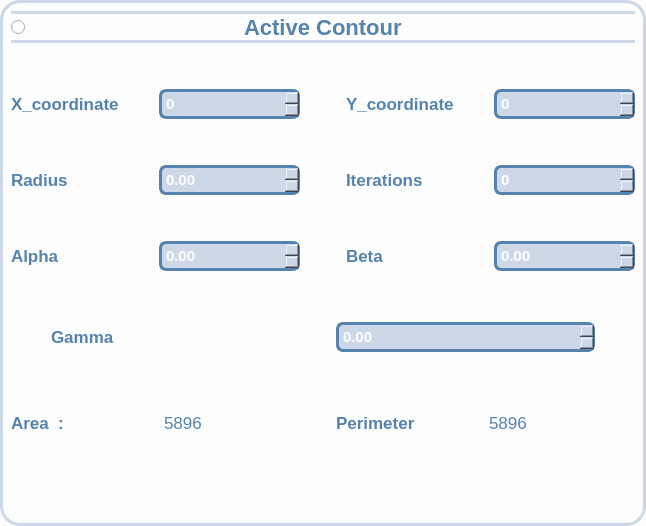
              <widget class="QWidget" name="widget_10" native="true">
               <property name="sizePolicy">
                <sizepolicy hsizetype="Expanding" vsizetype="Expanding">
                 <horstretch>0</horstretch>
                 <verstretch>0</verstretch>
                </sizepolicy>
               </property>
               <property name="styleSheet">
                <string notr="true">
background:#fdfdfd;
  border: 3px solid #ccd8e8;
  border-radius: 20px;</string>
               </property>
               <layout class="QHBoxLayout" name="horizontalLayout_19">
                <item>
                 <layout class="QVBoxLayout" name="verticalLayout_8">
                  <item>
                   <widget class="QRadioButton" name="RadioButton_ActiveContour">
                    <property name="font">
                     <font>
                      <pointsize>-1</pointsize>
                      <bold>true</bold>
                     </font>
                    </property>
                    <property name="styleSheet">
                     <string notr="true">Font-size:22px;
font-weight:bold;
background:#fdfdfd;
color:#5583ad;
 border-top: 3px solid #ccd8e8;
 border-bottom: 3px solid#ccd8e8;
border-left:None;
border-right:None;
</string>
                    </property>
                    <property name="text">
                     <string>                                   Active Contour                                      </string>
                    </property>
                    <property name="checked">
                     <bool>false</bool>
                    </property>
                   </widget>
                  </item>
                  <item>
                   <spacer name="verticalSpacer_8">
                    <property name="orientation">
                     <enum>Qt::Orientation::Vertical</enum>
                    </property>
                    <property name="sizeHint" stdset="0">
                     <size>
                      <width>20</width>
                      <height>40</height>
                     </size>
                    </property>
                   </spacer>
                  </item>
                  <item>
                   <layout class="QHBoxLayout" name="horizontalLayout_20">
                    <item>
                     <widget class="QLabel" name="label_param_3">
                      <property name="font">
                       <font>
                        <pointsize>-1</pointsize>
                        <bold>true</bold>
                       </font>
                      </property>
                      <property name="styleSheet">
                       <string notr="true">Font-size:17px;
font-weight:bold;
background:#fdfdfd;
color:#5583ad;

border:None;</string>
                      </property>
                      <property name="text">
                       <string>X_coordinate</string>
                      </property>
                     </widget>
                    </item>
                    <item>
                     <widget class="QSpinBox" name="rg_threshold_spinbox_3">
                      <property name="font">
                       <font>
                        <pointsize>-1</pointsize>
                        <bold>true</bold>
                       </font>
                      </property>
                      <property name="styleSheet">
                       <string notr="true">Font-size:15px;
font-weight:bold;
background: #ccd8e8;
color:white;
border:3px solid black;
padding:2px;
border-radius:7px;
 border: 3px solid#5583ad;;</string>
                      </property>
                     </widget>
                    </item>
                    <item>
                     <spacer name="horizontalSpacer_49">
                      <property name="orientation">
                       <enum>Qt::Orientation::Vertical</enum>
                      </property>
                      <property name="sizeHint" stdset="0">
                       <size>
                        <width>40</width>
                        <height>20</height>
                       </size>
                      </property>
                     </spacer>
                    </item>
                    <item>
                     <widget class="QLabel" name="label_param_6">
                      <property name="font">
                       <font>
                        <pointsize>-1</pointsize>
                        <bold>true</bold>
                       </font>
                      </property>
                      <property name="styleSheet">
                       <string notr="true">Font-size:17px;
font-weight:bold;
background:#fdfdfd;
color:#5583ad;

border:None;</string>
                      </property>
                      <property name="text">
                       <string>Y_coordinate</string>
                      </property>
                     </widget>
                    </item>
                    <item>
                     <widget class="QSpinBox" name="rg_threshold_spinbox_4">
                      <property name="font">
                       <font>
                        <pointsize>-1</pointsize>
                        <bold>true</bold>
                       </font>
                      </property>
                      <property name="styleSheet">
                       <string notr="true">Font-size:15px;
font-weight:bold;
background: #ccd8e8;
color:white;
border:3px solid black;
padding:2px;
border-radius:7px;
 border: 3px solid#5583ad;;</string>
                      </property>
                     </widget>
                    </item>
                   </layout>
                  </item>
                  <item>
                   <spacer name="verticalSpacer_9">
                    <property name="orientation">
                     <enum>Qt::Orientation::Vertical</enum>
                    </property>
                    <property name="sizeHint" stdset="0">
                     <size>
                      <width>20</width>
                      <height>40</height>
                     </size>
                    </property>
                   </spacer>
                  </item>
                  <item>
                   <layout class="QHBoxLayout" name="horizontalLayout_29">
                    <item>
                     <widget class="QLabel" name="label_param_15">
                      <property name="font">
                       <font>
                        <pointsize>-1</pointsize>
                        <bold>true</bold>
                       </font>
                      </property>
                      <property name="styleSheet">
                       <string notr="true">Font-size:17px;
font-weight:bold;
background:#fdfdfd;
color:#5583ad;

border:None;</string>
                      </property>
                      <property name="text">
                       <string>Radius</string>
                      </property>
                     </widget>
                    </item>
                    <item>
                     <widget class="QDoubleSpinBox" name="rg_threshold_spinbox_13">
                      <property name="font">
                       <font>
                        <pointsize>-1</pointsize>
                        <bold>true</bold>
                       </font>
                      </property>
                      <property name="styleSheet">
                       <string notr="true">Font-size:15px;
font-weight:bold;
background: #ccd8e8;
color:white;
border:3px solid black;
padding:2px;
border-radius:7px;
 border: 3px solid#5583ad;;</string>
                      </property>
                     </widget>
                    </item>
                    <item>
                     <spacer name="horizontalSpacer_47">
                      <property name="orientation">
                       <enum>Qt::Orientation::Vertical</enum>
                      </property>
                      <property name="sizeHint" stdset="0">
                       <size>
                        <width>40</width>
                        <height>20</height>
                       </size>
                      </property>
                     </spacer>
                    </item>
                    <item>
                     <widget class="QLabel" name="label_param_16">
                      <property name="font">
                       <font>
                        <pointsize>-1</pointsize>
                        <bold>true</bold>
                       </font>
                      </property>
                      <property name="styleSheet">
                       <string notr="true">Font-size:17px;
font-weight:bold;
background:#fdfdfd;
color:#5583ad;

border:None;</string>
                      </property>
                      <property name="text">
                       <string>Iterations</string>
                      </property>
                     </widget>
                    </item>
                    <item>
                     <widget class="QSpinBox" name="rg_threshold_spinbox_14">
                      <property name="font">
                       <font>
                        <pointsize>-1</pointsize>
                        <bold>true</bold>
                       </font>
                      </property>
                      <property name="styleSheet">
                       <string notr="true">Font-size:15px;
font-weight:bold;
background: #ccd8e8;
color:white;
border:3px solid black;
padding:2px;
border-radius:7px;
 border: 3px solid#5583ad;;</string>
                      </property>
                     </widget>
                    </item>
                   </layout>
                  </item>
                  <item>
                   <spacer name="verticalSpacer_15">
                    <property name="orientation">
                     <enum>Qt::Orientation::Vertical</enum>
                    </property>
                    <property name="sizeHint" stdset="0">
                     <size>
                      <width>20</width>
                      <height>40</height>
                     </size>
                    </property>
                   </spacer>
                  </item>
                  <item>
                   <layout class="QHBoxLayout" name="horizontalLayout_26">
                    <item>
                     <widget class="QLabel" name="label_param_7">
                      <property name="font">
                       <font>
                        <pointsize>-1</pointsize>
                        <bold>true</bold>
                       </font>
                      </property>
                      <property name="styleSheet">
                       <string notr="true">Font-size:17px;
font-weight:bold;
background:#fdfdfd;
color:#5583ad;

border:None;</string>
                      </property>
                      <property name="text">
                       <string>Alpha</string>
                      </property>
                     </widget>
                    </item>
                    <item>
                     <widget class="QDoubleSpinBox" name="rg_threshold_spinbox_5">
                      <property name="font">
                       <font>
                        <pointsize>-1</pointsize>
                        <bold>true</bold>
                       </font>
                      </property>
                      <property name="styleSheet">
                       <string notr="true">Font-size:15px;
font-weight:bold;
background: #ccd8e8;
color:white;
border:3px solid black;
padding:2px;
border-radius:7px;
 border: 3px solid#5583ad;;</string>
                      </property>
                     </widget>
                    </item>
                    <item>
                     <spacer name="horizontalSpacer_43">
                      <property name="orientation">
                       <enum>Qt::Orientation::Vertical</enum>
                      </property>
                      <property name="sizeHint" stdset="0">
                       <size>
                        <width>40</width>
                        <height>20</height>
                       </size>
                      </property>
                     </spacer>
                    </item>
                    <item>
                     <widget class="QLabel" name="label_param_8">
                      <property name="font">
                       <font>
                        <pointsize>-1</pointsize>
                        <bold>true</bold>
                       </font>
                      </property>
                      <property name="styleSheet">
                       <string notr="true">Font-size:17px;
font-weight:bold;
background:#fdfdfd;
color:#5583ad;

border:None;</string>
                      </property>
                      <property name="text">
                       <string>Beta</string>
                      </property>
                     </widget>
                    </item>
                    <item>
                     <widget class="QDoubleSpinBox" name="rg_threshold_spinbox_6">
                      <property name="font">
                       <font>
                        <pointsize>-1</pointsize>
                        <bold>true</bold>
                       </font>
                      </property>
                      <property name="styleSheet">
                       <string notr="true">Font-size:15px;
font-weight:bold;
background: #ccd8e8;
color:white;
border:3px solid black;
padding:2px;
border-radius:7px;
 border: 3px solid#5583ad;;</string>
                      </property>
                     </widget>
                    </item>
                   </layout>
                  </item>
                  <item>
                   <spacer name="verticalSpacer_10">
                    <property name="orientation">
                     <enum>Qt::Orientation::Vertical</enum>
                    </property>
                    <property name="sizeHint" stdset="0">
                     <size>
                      <width>20</width>
                      <height>40</height>
                     </size>
                    </property>
                   </spacer>
                  </item>
                  <item>
                   <layout class="QHBoxLayout" name="horizontalLayout_28">
                    <item>
                     <spacer name="horizontalSpacer_37">
                      <property name="orientation">
                       <enum>Qt::Orientation::Vertical</enum>
                      </property>
                      <property name="sizeHint" stdset="0">
                       <size>
                        <width>40</width>
                        <height>20</height>
                       </size>
                      </property>
                     </spacer>
                    </item>
                    <item>
                     <widget class="QLabel" name="label_param_11">
                      <property name="font">
                       <font>
                        <pointsize>-1</pointsize>
                        <bold>true</bold>
                       </font>
                      </property>
                      <property name="styleSheet">
                       <string notr="true">Font-size:17px;
font-weight:bold;
background:#fdfdfd;
color:#5583ad;

border:None;</string>
                      </property>
                      <property name="text">
                       <string>Gamma</string>
                      </property>
                     </widget>
                    </item>
                    <item>
                     <spacer name="verticalSpacer_47">
                      <property name="orientation">
                       <enum>Qt::Orientation::Vertical</enum>
                      </property>
                      <property name="sizeHint" stdset="0">
                       <size>
                        <width>20</width>
                        <height>40</height>
                       </size>
                      </property>
                     </spacer>
                    </item>
                    <item>
                     <widget class="QDoubleSpinBox" name="rg_threshold_spinbox_9">
                      <property name="font">
                       <font>
                        <pointsize>-1</pointsize>
                        <bold>true</bold>
                       </font>
                      </property>
                      <property name="styleSheet">
                       <string notr="true">Font-size:15px;
font-weight:bold;
background: #ccd8e8;
color:white;
border:3px solid black;
padding:2px;
border-radius:7px;
 border: 3px solid#5583ad;;</string>
                      </property>
                     </widget>
                    </item>
                    <item>
                     <spacer name="horizontalSpacer_45">
                      <property name="orientation">
                       <enum>Qt::Orientation::Vertical</enum>
                      </property>
                      <property name="sizeHint" stdset="0">
                       <size>
                        <width>40</width>
                        <height>20</height>
                       </size>
                      </property>
                     </spacer>
                    </item>
                   </layout>
                  </item>
                  <item>
                   <spacer name="verticalSpacer_13">
                    <property name="orientation">
                     <enum>Qt::Orientation::Vertical</enum>
                    </property>
                    <property name="sizeHint" stdset="0">
                     <size>
                      <width>20</width>
                      <height>40</height>
                     </size>
                    </property>
                   </spacer>
                  </item>
                  <item>
                   <layout class="QHBoxLayout" name="horizontalLayout_30">
                    <item>
                     <widget class="QLabel" name="label_param_12">
                      <property name="font">
                       <font>
                        <pointsize>-1</pointsize>
                        <bold>true</bold>
                       </font>
                      </property>
                      <property name="styleSheet">
                       <string notr="true">Font-size:17px;
font-weight:bold;
background:#fdfdfd;
color:#5583ad;

border:None;</string>
                      </property>
                      <property name="text">
                       <string>Area  :</string>
                      </property>
                     </widget>
                    </item>
                    <item>
                     <widget class="QLabel" name="label">
                      <property name="styleSheet">
                       <string notr="true">border:None;
color:#5583ad;
Font-size:17px;</string>
                      </property>
                      <property name="text">
                       <string>5896</string>
                      </property>
                     </widget>
                    </item>
                    <item>
                     <spacer name="verticalSpacer_48">
                      <property name="orientation">
                       <enum>Qt::Orientation::Vertical</enum>
                      </property>
                      <property name="sizeHint" stdset="0">
                       <size>
                        <width>20</width>
                        <height>40</height>
                       </size>
                      </property>
                     </spacer>
                    </item>
                    <item>
                     <widget class="QLabel" name="label_param_19">
                      <property name="font">
                       <font>
                        <pointsize>-1</pointsize>
                        <bold>true</bold>
                       </font>
                      </property>
                      <property name="styleSheet">
                       <string notr="true">Font-size:17px;
font-weight:bold;
background:#fdfdfd;
color:#5583ad;

border:None;</string>
                      </property>
                      <property name="text">
                       <string>Perimeter</string>
                      </property>
                     </widget>
                    </item>
                    <item>
                     <widget class="QLabel" name="label_2">
                      <property name="styleSheet">
                       <string notr="true">border:None;
color:#5583ad;
Font-size:17px;</string>
                      </property>
                      <property name="text">
                       <string>5896</string>
                      </property>
                     </widget>
                    </item>
                   </layout>
                  </item>
                  <item>
                   <widget class="Line" name="line_5">
                    <property name="font">
                     <font>
                      <pointsize>5</pointsize>
                     </font>
                    </property>
                    <property name="styleSheet">
                     <string notr="true">border: 1px solid black;</string>
                    </property>
                    <property name="lineWidth">
                     <number>0</number>
                    </property>
                    <property name="orientation">
                     <enum>Qt::Orientation::Vertical</enum>
                    </property>
                   </widget>
                  </item>
                  <item>
                   <spacer name="horizontalSpacer_40">
                    <property name="orientation">
                     <enum>Qt::Orientation::Vertical</enum>
                    </property>
                    <property name="sizeHint" stdset="0">
                     <size>
                      <width>40</width>
                      <height>20</height>
                     </size>
                    </property>
                   </spacer>
                  </item>
                  <item>
                   <spacer name="horizontalSpacer_14">
                    <property name="orientation">
                     <enum>Qt::Orientation::Vertical</enum>
                    </property>
                    <property name="sizeHint" stdset="0">
                     <size>
                      <width>40</width>
                      <height>20</height>
                     </size>
                    </property>
                   </spacer>
                  </item>
                  <item>
                   <!-- <widget class="QPushButton" name="pushButton">
                    <property name="styleSheet">
                     <string notr="true">Font-size:17px;
font-weight:bold;
background:#fdfdfd;
color:#5583ad;
</string>
                    </property>
                    <property name="text">
                     <string>Done</string>
                    </property>
                   </widget> -->
                  </item>
                  <item>
                   <spacer name="horizontalSpacer_15">
                    <property name="orientation">
                     <enum>Qt::Orientation::Vertical</enum>
                    </property>
                    <property name="sizeHint" stdset="0">
                     <size>
                      <width>40</width>
                      <height>20</height>
                     </size>
                    </property>
                   </spacer>
                  </item>
                  <item>
                   <widget class="Line" name="line_6">
                    <property name="styleSheet">
                     <string notr="true">border: 0.5px solid black;</string>
                    </property>
                    <property name="orientation">
                     <enum>Qt::Orientation::Vertical</enum>
                    </property>
                   </widget>
                  </item>
                 </layout>
                </item>
               </layout>
              </widget>
